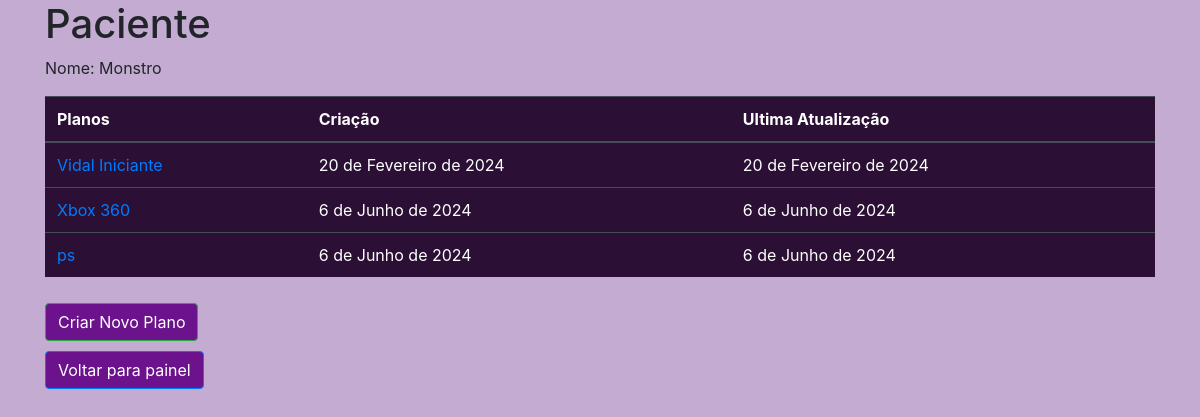
Screenshot of /planos/8 with the database file from the repository.
### plano/models.py (models this page shows, shortened)
class Base(models.Model):
    criado = models.DateField('Criação', auto_now_add=True)
    modificado = models.DateField('Atualização', auto_now=True)
    ativo = models.BooleanField('Ativo?', default=True )
    class Meta:
        abstract = True

class Paciente(Base):
    nome = models.CharField('nome', max_length=100)
    telefone = models.CharField('Telefone', max_length=20)
    email = models.EmailField('E-mail')
    nascimento = models.DateField('Data de Nascimento')
    genero = models.CharField('Genero', max_length=100)

class PlanoAlimentar(Base):
    nome = models.CharField('Plano',max_length=30)
    paciente = models.ForeignKey(Paciente, on_delete=models.CASCADE)
    def __str__(self) -> str:
        return f'{self.nome}'

### plano/views.py (the view)
# urls.py: path('planos/<int:pk>', planos, name='planos'),
def planos(request, pk):
    paciente = Paciente.objects.get(id=pk)
    planos = PlanoAlimentar.objects.filter(paciente=paciente)
    context = {
        'paciente': paciente,
        'planos': planos,
    }
    return render(request, 'planos.html', context)

### plano/templates/planos.html (shortened to what this page needs)
{% load static %}
<html lang="pt-br">
<head>
    <link rel="stylesheet" href="https://maxcdn.bootstrapcdn.com/bootstrap/4.5.2/css/bootstrap.min.css">
    <link rel="stylesheet" href="{% static 'css/style.css' %}">
</head>
<body>
        <div class="container">
            <h1>Paciente</h1>
            <p>Nome: {{ paciente.nome }}</p>
            <table class="table table-dark">
                <thead>
                    <tr>
                        <th scope="col">Planos</th>
                        <th scope="col">Criação</th>
                        <th scope="col">Ultima Atualização</th>
                    </tr>
                </thead>
                <tbody>
                    {% for plano in planos %}
                        <tr>
                            <td scope="row"><a href="{% url 'plano' plano.id %}">{{ plano }}</a></td>
                            <td scope="row">{{ plano.criado }}</td>
                            <td scope="row">{{ plano.modificado }}</td>
                        </tr>
                    {% endfor %}
                </tbody>
            </table>
        <div class="d-flex">
            <a href="{% url 'criar_plano' paciente.id %}" class="btn btn-success">Criar Novo Plano</a>
        </div>
        <div class="d-flex">
        <a href="{% url 'painel' %}" class="btn btn-primary">Voltar para painel</a>
        </div>
    </div>
</body>
</html>

### plano/static/css/style.css (style rules this page uses)
body { background-color: #c3abd1 ; }
.btn { margin-top: 10px; background-color: #6c128d; color: white; }
.table { background-color: #2b0f34; }

### rows the page displays
Paciente: nome "Monstro"
PlanoAlimentar: nome "Vidal Iniciante", criado "20 de Fevereiro de 2024", modificado "20 de Fevereiro de 2024"
PlanoAlimentar: nome "Xbox 360", criado "6 de Junho de 2024", modificado "6 de Junho de 2024"
PlanoAlimentar: nome "ps", criado "6 de Junho de 2024", modificado "6 de Junho de 2024"
